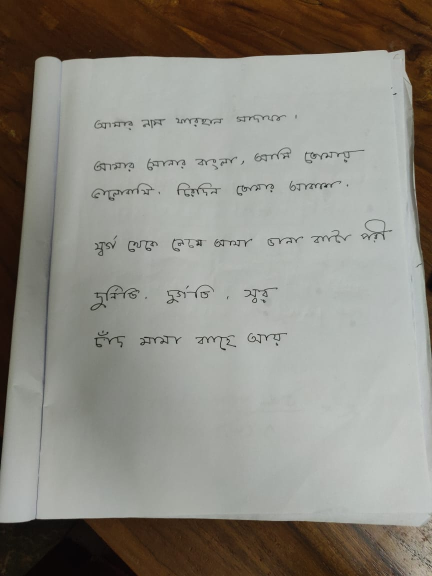
#> input picture images/ban-1.jpg, 864 x 1152 px (shown at 1/2 size)
$ python -i words.py   (imports and definitions only)   (older library calls are emulated)
#> lines starting #> are read from the running program, lines starting #| are printed output that depends on the picture; after the words box and inside, x2 and y2 are one past the last pixel; in counts of white or black regions, pixels touching at a corner belong together
### text_segmentation/helpers.py
# -*- coding: utf-8 -*-
'''
Helper functions for ocr project
'''
import matplotlib.pyplot as plt
import numpy as np
import cv2


SMALL_HEIGHT = 800


def resize(img, height=SMALL_HEIGHT, always=False):
    '''
    Resize image to given height.
    '''
    if (img.shape[0] > height or always):
        rat = height / img.shape[0]
        return cv2.resize(img, (int(rat * img.shape[1]), height))

    return img


def ratio(img, height=SMALL_HEIGHT):
    '''Getting scale ratio.'''
    return img.shape[0] / height


# [13 lines left out: function img_extend, not called in this run]

### text_segmentation/words.py
# -*- coding: utf-8 -*-
'''
Detect words on the page
return array of words' bounding boxes
'''
import numpy as np
import matplotlib.pyplot as plt
import cv2

from .helpers import *


def detection(image, join=False):
    '''
    Detecting the words bounding boxes.
    Return: numpy array of bounding boxes [x, y, x+w, y+h]
    '''
    # Preprocess image for word detection
    blurred = cv2.GaussianBlur(image, (5, 5), 18)
    edge_img = _edge_detect(blurred)
    ret, edge_img = cv2.threshold(edge_img, 50, 255, cv2.THRESH_BINARY)
    bw_img = cv2.morphologyEx(edge_img, cv2.MORPH_CLOSE,
                              np.ones((15, 15), np.uint8))

    return _text_detect(bw_img, image, join)


# [23 lines left out: function sort_words, not called in this run]


def _edge_detect(im):
    '''
    Edge detection using sobel operator on each layer individually.
    Sobel operator is applied for each image layer (RGB)
    '''
    return np.max(np.array([_sobel_detect(im[:, :, 0]),
                            _sobel_detect(im[:, :, 1]),
                            _sobel_detect(im[:, :, 2])]), axis=0)


def _sobel_detect(channel):
    '''
    Sobel operator.
    '''
    sobelX = cv2.Sobel(channel, cv2.CV_16S, 1, 0)
    sobelY = cv2.Sobel(channel, cv2.CV_16S, 0, 1)
    sobel = np.hypot(sobelX, sobelY)
    sobel[sobel > 255] = 255
    return np.uint8(sobel)


# [42 lines left out: functions union, _intersect, _group_rectangles, not called in this run]


def _text_detect(img, image, join=False):
    '''
    Text detection using contours.
    '''
    small = resize(img, 2000)

    # Finding contours
    mask = np.zeros(small.shape, np.uint8)
    cnt, hierarchy = cv2.findContours(np.copy(small),
                                      cv2.RETR_CCOMP,
                                      cv2.CHAIN_APPROX_SIMPLE)

    index = 0
    boxes = []
    # Go through all contours in top level
    while (index >= 0):
        x, y, w, h = cv2.boundingRect(cnt[index])
        cv2.drawContours(mask, cnt, index, (255, 255, 255), cv2.FILLED)
        maskROI = mask[y:y+h, x:x+w]
        # Ratio of white pixels to area of bounding rectangle
        r = cv2.countNonZero(maskROI) / (w * h)

        # Limits for text
        if (r > 0.1
            and 1600 > w > 10
            and 1600 > h > 10
            and h/w < 3
            and w/h < 10
                and (60 // h) * w < 1000):
            boxes += [[x, y, w, h]]

        index = hierarchy[0][index][0]

    if join:
        # Need more work
        boxes = _group_rectangles(boxes)

    bounding_boxes = np.array([0, 0, 0, 0])
    for (x, y, w, h) in boxes:
        bounding_boxes = np.vstack((bounding_boxes,
                                    np.array([x, y, x+w, y+h])))

    boxes = bounding_boxes.dot(ratio(image, small.shape[0])).astype(np.int64)
    return boxes[1:]

>>> import cv2
>>> picture = cv2.imread('../images/ban-1.jpg')
#> picture is the input picture: shape (1152, 864, 3); mean B, G, R 129.3, 137.2, 139.7
>>> result = detection(picture)
#> in _sobel_detect, `sobelY = cv2.Sobel(channel, cv2.CV_16S, 0, 1)`:
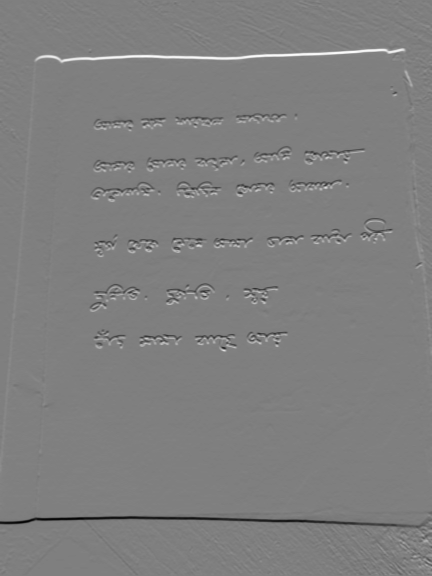
#> sobelY: shape (1152, 864) int16 (shown at 1/2 size); min -259, max 260, mean 0.1; drawn with min black and max white
#> in _sobel_detect, `sobel[sobel > 255] = 255`: sobel: shape (1152, 864) float32; min 0, max 255, mean 10.4
#> in _sobel_detect (call 2), `sobel[sobel > 255] = 255`: sobel: shape (1152, 864) float32; min 0, max 255, mean 10.5
#> in _sobel_detect (call 3), `sobelX = cv2.Sobel(channel, cv2.CV_16S, 1, 0)`:
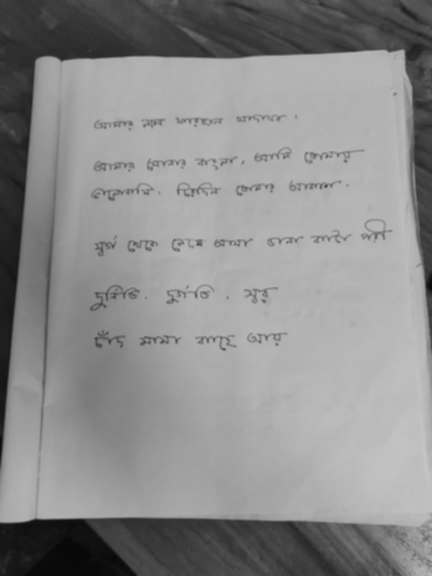
#> channel: shape (1152, 864) (shown at 1/2 size); min 6, max 197, mean 139.7
#> in _sobel_detect (call 3), `sobel[sobel > 255] = 255`:
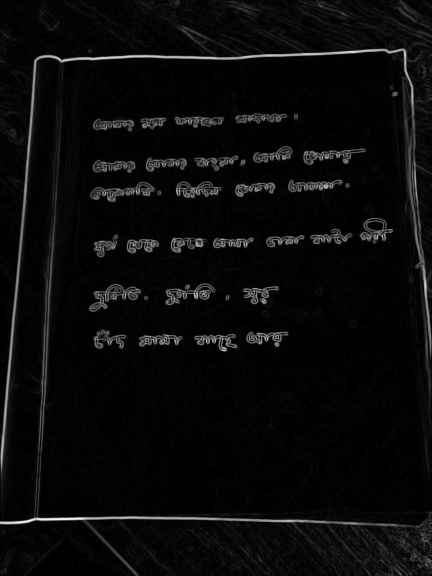
#> sobel: shape (1152, 864) float32 (shown at 1/2 size); min 0, max 255, mean 10.4
#> in detection, `ret, edge_img = cv2.threshold(edge_img, 50, 255, cv2.THRESH_BINARY)`:
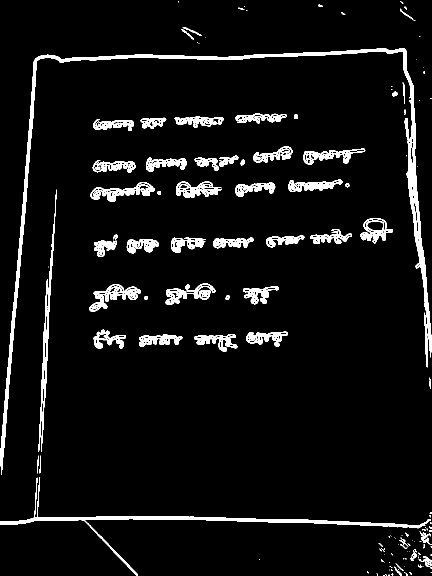
#> edge_img: shape (1152, 864) (shown at 1/2 size); 5.8% white; 146 white regions (80 under 20 px), largest, box (x1, y1, x2, y2) and area: (1, 96, 863, 950) 15813, (0, 954, 862, 1152) 6232, (178, 568, 282, 624) 1812
#> in detection, `bw_img = cv2.morphologyEx(edge_img, cv2.MORPH_CLOSE, np.ones((15, 15),..`:
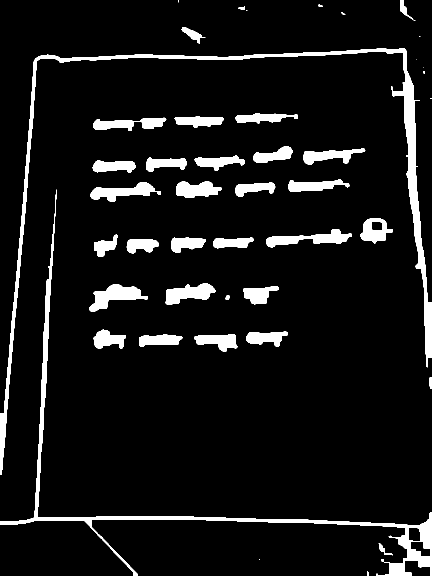
#> bw_img: shape (1152, 864) (shown at 1/2 size); 8% white; 44 white regions (8 under 20 px)
#> in _text_detect, `cnt, hierarchy = cv2.findContours(np.copy(small), cv2.RETR_CCOMP, cv2...`: cnt = 47 contours, 10 with area under 20; largest, box (x1, y1, x2, y2) and area: (0, 96, 864, 950) 17229, (0, 379, 864, 1152) 14042, (178, 568, 296, 624) 2809, (533, 458, 704, 495) 2512, (331, 567, 431, 610) 2357
#> the loop in _text_detect, `while (index >= 0):` made 44 passes
#> (x, y, w, h, r, boxes, index) on pass 5: (389, 668, 86, 35, 0.608, [[757, 1086, 29, 25], [389, 668, 86, 35]], 5)
#> (x, y, w, h, r, index) on passes 1, 3, 4, 6, 7, 8: (734, 1142, 4, 10, 0.625, 1), (757, 1086, 29, 25, 0.24, 3), (859, 755, 5, 23, 0.957, 4), (278, 668, 87, 25, 0.719, 6), (492, 663, 84, 31, 0.606, 7), (187, 659, 65, 38, 0.622, 8)
#> pass 3, in _text_detect, `maskROI = mask[y:y+h, x:x+w]`:
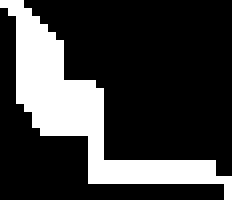
#> maskROI: shape (25, 29) (shown 8 times larger); 24% white; 1 white region, box (x1, y1, x2, y2) and area: (0, 0, 29, 25) 174
#> after the loop in _text_detect, `while (index >= 0):`:
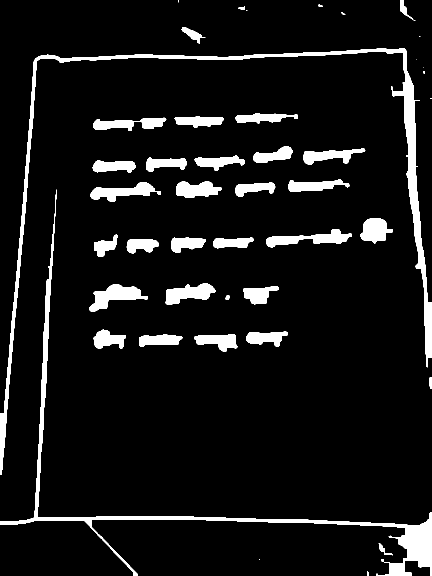
#> mask: shape (1152, 864) (shown at 1/2 size); 8.2% white; 44 white regions (8 under 20 px), largest, box (x1, y1, x2, y2) and area: (0, 96, 864, 950) 19498, (0, 379, 864, 1152) 15945, (178, 568, 296, 624) 2956
#> after the loop in _text_detect, `while (index >= 0):`: boxes = 28 items, first 6: [757, 1086, 29, 25], [389, 668, 86, 35], [278, 668, 87, 25], [492, 663, 84, 31], [187, 659, 65, 38], [486, 572, 72, 37]
#> the loop in _text_detect, `for (x, y, w, h) in boxes:` made 28 passes
#> (x, y, w, h) on passes 3 to 14: (278, 668, 87, 25), (492, 663, 84, 31), (187, 659, 65, 38), (486, 572, 72, 37), (178, 568, 118, 56), (331, 567, 100, 43), (253, 478, 65, 29), (426, 475, 81, 22), (342, 475, 70, 31), (188, 469, 48, 45), (533, 458, 171, 37), (720, 436, 66, 51)
#> (x, y, w, h, bounding_boxes) on passes 1 to 2: (757, 1086, 29, 25, [[0, 0, 0, 0], [757, 1086, 786, 1111]]), (389, 668, 86, 35, [[0, 0, 0, 0], [757, 1086, 786, 1111], [389, 668, 475, 703]])
#> after the loop in _text_detect, `for (x, y, w, h) in boxes:`: bounding_boxes = 29 rows, first 6: [0, 0, 0, 0], [757, 1086, 786, 1111], [389, 668, 475, 703], [278, 668, 365, 693], [492, 663, 576, 694], [187, 659, 252, 697]
#> in _text_detect, `boxes = bounding_boxes.dot(ratio(image, small.shape[0])).astype(np.int..`: boxes has the same summary as bounding_boxes
#> result = 28 rows, first 6: [757, 1086, 786, 1111], [389, 668, 475, 703], [278, 668, 365, 693], [492, 663, 576, 694], [187, 659, 252, 697], [486, 572, 558, 609]

$ run again, on images/ban-2.jpg
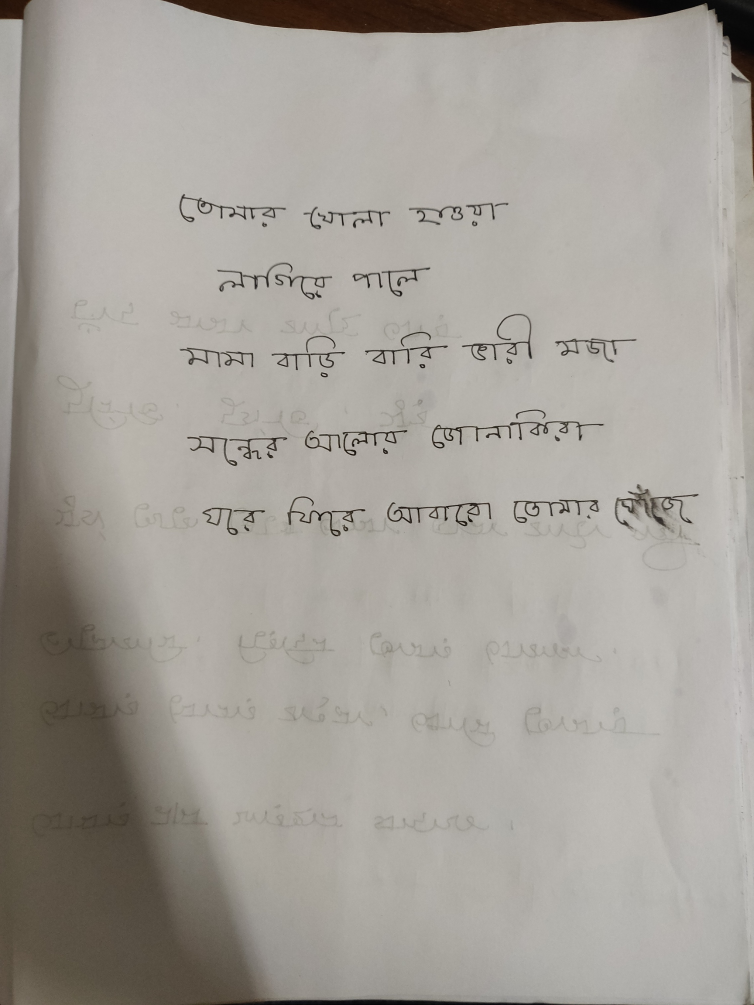
#> input picture images/ban-2.jpg, 1508 x 2010 px (shown at 1/2 size)
#> picture is the input picture: shape (2010, 1508, 3); mean B, G, R 152.2, 158.9, 163.4
#> in detection, `ret, edge_img = cv2.threshold(edge_img, 50, 255, cv2.THRESH_BINARY)`:
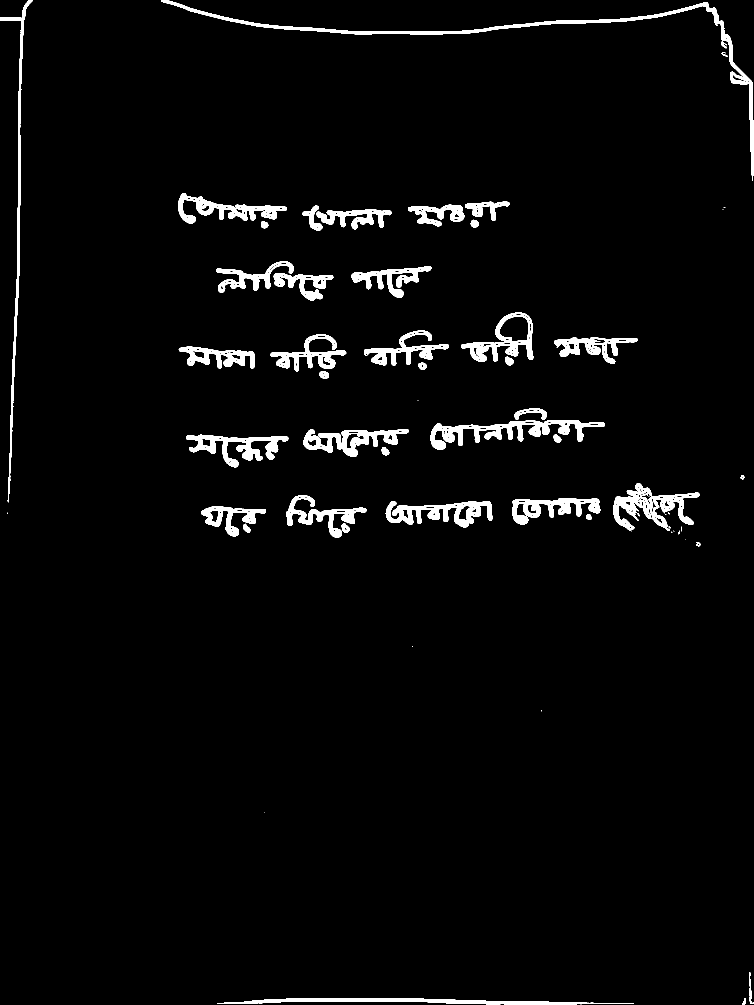
#> edge_img: shape (2010, 1508) (shown at 1/2 size); 3.1% white; 58 white regions (18 under 20 px), largest, box (x1, y1, x2, y2) and area: (322, 0, 1507, 362) 9985, (861, 840, 1210, 900) 6327, (1227, 966, 1399, 1063) 5603
#> bw_img: shape (2010, 1508); 4.4% white; 32 white regions (8 under 20 px)
#> cnt = 45 contours, 8 with area under 20; largest, box (x1, y1, x2, y2) and area: (856, 811, 1204, 896) 11299, (320, 0, 1500, 361) 11116, (1220, 961, 1392, 1064) 9479, (429, 520, 664, 600) 8280, (917, 621, 1062, 728) 7980
#> the loop in _text_detect, `while (index >= 0):` made 32 passes
#> (x, y, w, h, r, boxes, index) on pass 9: (399, 1006, 131, 62, 0.594, [[1476, 1934, 24, 66], [399, 1006, 131, 62]], 10)
#> after the loop in _text_detect, `while (index >= 0):`:
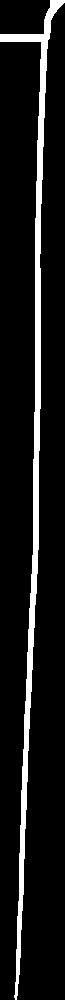
#> maskROI: shape (1000, 65); 9.4% white; 1 white region, box (x1, y1, x2, y2) and area: (0, 0, 65, 1000) 6082
#> after the loop in _text_detect, `while (index >= 0):`: boxes = 19 items, first 6: [1476, 1934, 24, 66], [399, 1006, 131, 62], [766, 997, 214, 53], [1019, 991, 176, 53], [568, 985, 162, 86], [1220, 961, 172, 103]
#> the loop in _text_detect, `for (x, y, w, h) in boxes:` made 19 passes
#> (x, y, w, h) on passes 2 to 9: (399, 1006, 131, 62), (766, 997, 214, 53), (1019, 991, 176, 53), (568, 985, 162, 86), (1220, 961, 172, 103), (370, 864, 204, 67), (603, 853, 210, 57), (856, 811, 348, 85)
#> after the loop in _text_detect, `for (x, y, w, h) in boxes:`: bounding_boxes = 20 rows, first 6: [0, 0, 0, 0], [1476, 1934, 1500, 2000], [399, 1006, 530, 1068], [766, 997, 980, 1050], [1019, 991, 1195, 1044], [568, 985, 730, 1071]
#> in _text_detect, `boxes = bounding_boxes.dot(ratio(image, small.shape[0])).astype(np.int..`: boxes = 20 rows, first 6: [0, 0, 0, 0], [1483, 1943, 1507, 2009], [400, 1011, 532, 1073], [769, 1001, 984, 1055], [1024, 995, 1200, 1049], [570, 989, 733, 1076]
#> result = 19 rows, first 6: [1483, 1943, 1507, 2009], [400, 1011, 532, 1073], [769, 1001, 984, 1055], [1024, 995, 1200, 1049], [570, 989, 733, 1076], [1226, 965, 1398, 1069]
